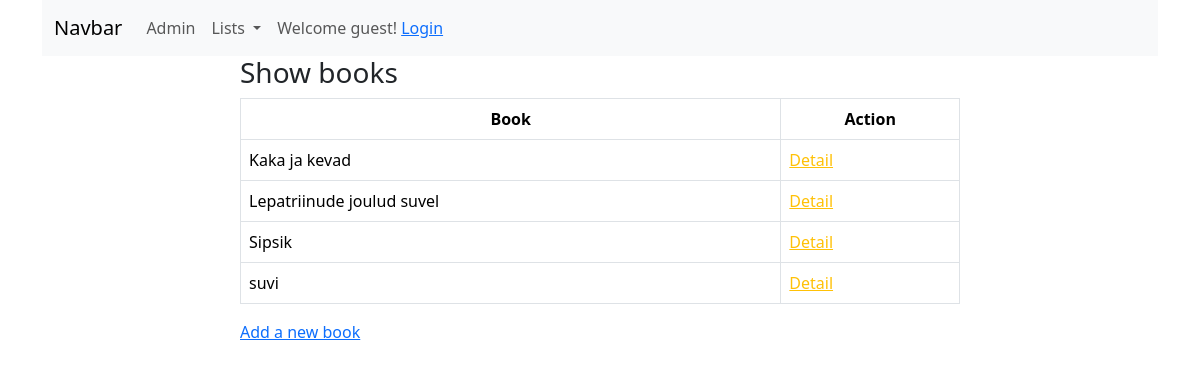
The app's page /booksapp/book_list with its own data.
### booksapp/models.py (models this page shows, shortened)
class Book(models.Model):
    title = models.CharField(max_length=100)
    author = models.ForeignKey(Author, on_delete=models.SET_NULL, null=True)
    book_language = models.ForeignKey(Language, on_delete=models.SET_NULL, null=True)
    isbn = models.CharField(verbose_name='ISBN number', max_length=13, validators=[validate_digits_length])
    number_of_pages = models.PositiveIntegerField(validators=[MinValueValidator(2)])
    description = models.TextField(null=True, blank=True)  # st et taitmine ei ole kohustuslik
    book_published_year = models.PositiveIntegerField(validators=[MinValueValidator(1900), max_value_current_year])  # lubatud on aastad 1900 kaasa arvatud kuni tänane paev
    class Meta:
        ordering = ['title']

### booksapp/views.py (the view)
# urls.py: path('book_list', views.BookListView.as_view(), name='book_list'),  # book list view
class BookListView(ListView):
    model = Book

### booksapp/templates/booksapp/book_list.html (shortened to what this page needs)
{% extends 'base.html' %}
{% block content %}
	<div class="container">
    <div class="row">
        <div class="col-8 mx-auto">
            <h3>Show books</h3>
            <table class="table table-bordered table-hover">
                <thead>
                <tr class="text-center">
                    <th>Book</th>
                    <th>Action</th>
                </tr>
                </thead>
                <tbody>
                {% for book in object_list %}
                	<tr>
                    <td>{{ book.title }}</td>
                    <td class="text/center">
                        <a href="{% url 'booksapp:book_detail' pk=book.id %}" class="text-warning">Detail</a>
                    </td>
                    </tr>
                {% endfor %}
                </tbody>
            </table>
            <a href="{% url 'booksapp:book_create' %}">Add a new book</a>
        </div>
    </div>
    </div>
{% endblock %}

### records on screen
Book: title "Kaka ja kevad"
Book: title "Lepatriinude joulud suvel"
Book: title "Sipsik"
Book: title "suvi"
